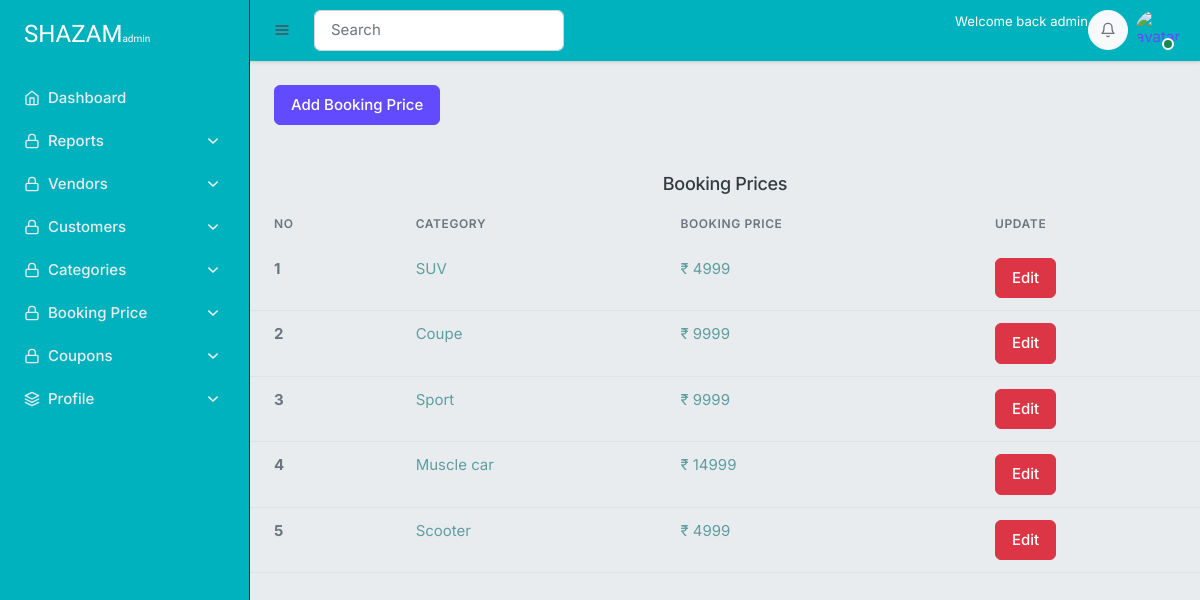
/superadmin/price_table, run on the app's committed database.
### superadmin/models.py (models this page shows, shortened)
class BookingPrice(models.Model):
    category=models.OneToOneField(Category,on_delete=models.CASCADE)
    booking_price=models.IntegerField(default=999)

### category/models.py (models this page shows)
class Category(models.Model):
    category_name=models.CharField(max_length=50,unique=True)
    slug=models.SlugField(max_length=100,unique=True)
    gif= models.URLField(max_length=1000,default='None')
    class Meta:
        verbose_name        ='Category'
        verbose_name_plural ='Categories'
    def __str__(self):
        return self.category_name

### superadmin/views.py (the view)
# urls.py: path('price_table',views.price_table,name='price_table'),
def price_table(request):
    bookingprices=BookingPrice.objects.all()
    context={
        'bookingprices':bookingprices,
    }
    return render(request,'superadmin/price_table.html',context)

### cart/context_processors.py (called while the page is built, shortened)
def counter(request):
    cart_count=0
    if 'admin' in request.path:
        return {}
    return dict(cart_count=cart_count)

### category/context_processors.py (called while the page is built)
def menu_links(request):
    links=Category.objects.all()
    return dict(all_categories=links)

### templates/superadmin/price_table.html
{% extends 'superadmin/base.html'%}
{% load static %}
{% load humanize %}
{% block content %}
<a href="{% url 'add_price' %}"><div class="btn btn-primary m-5 ">Add Booking Price</div></a>
<h4 class="text-center mt-5">Booking Prices</h4>
<div class="table-responsive">
    <table class="table">
        <thead>
          <tr>
            <th scope="col">No</th>
            <th scope="col">Category</th>
            <th scope="col">Booking Price</th>
            <th scope="col">Update</th>
          </tr>
        </thead>
        <tbody>
            {% for bookingprice in bookingprices %}
          <tr>
            <th scope="row">{{ forloop.counter }}</th>
            <td><span style="color: cadetblue;">{{bookingprice.category}} </span></td>
            <td><span style="color: cadetblue;">₹ {{bookingprice.booking_price}} </span></td>
            <td>
                <a   href="{% url 'edit_price' bookingprice.id %}" class="btn btn-danger ">Edit</a>
            </td>
        </tr>
          {% endfor %}
        </tbody>
      </table>
</div>
{% endblock %}

### data on the page
BookingPrice: category "SUV", booking_price "4999"
BookingPrice: category "Coupe", booking_price "9999"
BookingPrice: category "Sport", booking_price "9999"
BookingPrice: category "Muscle car", booking_price "14999"
BookingPrice: category "Scooter", booking_price "4999"
